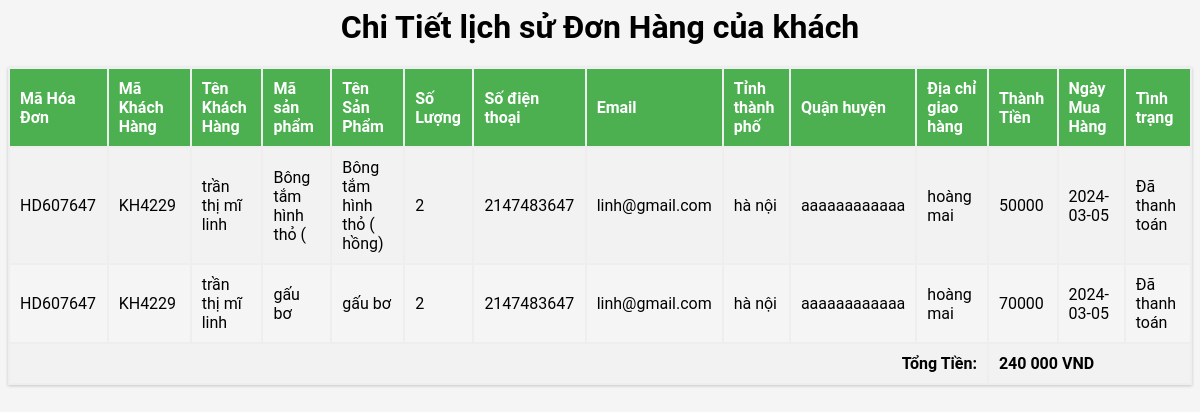
Page /chitietxemhangthanhcongcuaquantri.php?ma_hoadon=HD607647 on the committed database.
### tables this page shows
CREATE TABLE `detailedpurchasehistory` (
  `ma_hoadon` varchar(100) NOT NULL,
  `ma_khachhang` varchar(100) NOT NULL,
  `tenkhachhang` varchar(100) NOT NULL,
  `masp` varchar(100) NOT NULL,
  `tensp` varchar(100) NOT NULL,
  `soluong` int(11) NOT NULL,
  `phone` int(11) NOT NULL,
  `email` varchar(100) NOT NULL,
  `tinhthanhpho` varchar(200) NOT NULL,
  `quanhuyen` varchar(200) NOT NULL,
  `diachigiaohang` varchar(200) NOT NULL,
  `giaxuat` int(11) NOT NULL,
  `createdate` date NOT NULL,
  `trangthai` varchar(100) NOT NULL
);

### chitietxemhangthanhcongcuaquantri.php (the view, shortened to what this page needs)
<?php
require_once('connect.php');
$mahd = isset($_GET["ma_hoadon"]) ? $_GET["ma_hoadon"] : "";
$sql_order = "SELECT * FROM detailedpurchasehistory WHERE ma_hoadon = '$mahd'";
$result_order = mysqli_query($conn, $sql_order);
?>
<h1 align="center">Chi Tiết lịch sử Đơn Hàng của khách</h1>
<link href="stylequantri.css" rel="stylesheet" type="text/css"/>
 <?php
   if ($result_order && mysqli_num_rows($result_order) > 0) {
        ?>
<table>
    <tr style="background-color: #f2f2f2;">
        <th>Mã Hóa Đơn</th>
        <th>Mã Khách Hàng</th>
        <th>Tên Khách Hàng</th>
        <th>Mã sản phẩm</th>
        <th>Tên Sản Phẩm</th>
        <th>Số Lượng</th>
        <th>Số điện thoại</th>
        <th>Email</th>
        <th>Tỉnh thành phố</th>
        <th>Quận huyện</th>
        <th>Địa chỉ giao hàng</th>
        <th>Thành Tiền</th>
        <th>Ngày Mua Hàng</th>
        <th>Tình trạng</th>
    </tr>
    <?php
        $totalAmount = 0;
       while ($order_info = mysqli_fetch_assoc($result_order)) {
            ?>
            <tr>
                <td><?php echo $order_info['ma_hoadon']; ?></td>
                <td><?php echo $order_info['ma_khachhang']; ?></td>
                <td><?php echo $order_info['tenkhachhang']; ?></td>
                <td><?php echo $order_info['masp']; ?></td>
                <td><?php echo $order_info['tensp']; ?></td>
                <td><?php echo $order_info['soluong']; ?></td>
                <td><?php echo $order_info['phone']; ?></td>
                <td><?php echo $order_info['email']; ?></td>
                <td><?php echo $order_info['tinhthanhpho']; ?></td>
                <td><?php echo $order_info['quanhuyen']; ?></td>
                <td><?php echo $order_info['diachigiaohang']; ?></td>
                <td><?php echo $order_info['giaxuat']; ?></td>
                <td><?php echo $order_info['createdate']; ?></td>
                <td><?php echo $order_info['trangthai']; ?></td>
            </tr>
            <?php
            if ($order_info['trangthai'] != 'Hủy đơn hàng') {
                $totalAmount += $order_info['giaxuat'] * $order_info['soluong'];
            }
        }
    ?>
    <tr style="background-color: #f2f2f2;">
        <td colspan="11" style="text-align: right;"><strong>Tổng Tiền:</strong></td>
        <td colspan="3"><strong><?php echo number_format($totalAmount, 0, '', ' ') . " VND"; ?></strong></td>
    </tr>
</table>
        <?php
    } else {
        echo "Không có thông tin chi tiết đơn hàng.";
    }
?>

### stylequantri.css (style rules this page uses)
table { border-collapse: collapse; width: 100%; box-shadow: 0 1px 3px rgba(0,0,0,0.2); display: table; margin: 1em 0; }
table th, table td { padding: 10px; text-align: left; }
table th { background-color: #4CAF50; color: white; }
table tr:nth-child(even) { background-color: #f2f2f2; }

### chitietxemhangthanhcongcuaquantri.php (style rules this page uses)
table { width: 26%; border-collapse: collapse; margin: 0 auto; display: block; overflow-x: auto; }
th, td { border: 2px solid #EEE; padding: 5px; text-align: center; }

### rows in the picture
detailedpurchasehistory: ma_hoadon "HD607647", ma_khachhang "KH4229", tenkhachhang "trần thị mĩ linh", masp "Bông tắm hình thỏ (", tensp "Bông tắm hình thỏ ( hồng)", soluong "2", phone "2147483647", email "linh@gmail.com", tinhthanhpho "hà nội", quanhuyen "aaaaaaaaaaaa", diachigiaohang "hoàng mai", giaxuat "50000", createdate "2024-03-05", trangthai "Đã thanh toán"
detailedpurchasehistory: ma_hoadon "HD607647", ma_khachhang "KH4229", tenkhachhang "trần thị mĩ linh", masp "gấu bơ", tensp "gấu bơ", soluong "2", phone "2147483647", email "linh@gmail.com", tinhthanhpho "hà nội", quanhuyen "aaaaaaaaaaaa", diachigiaohang "hoàng mai", giaxuat "70000", createdate "2024-03-05", trangthai "Đã thanh toán"

### other values in the picture
$totalAmount "240 000"
